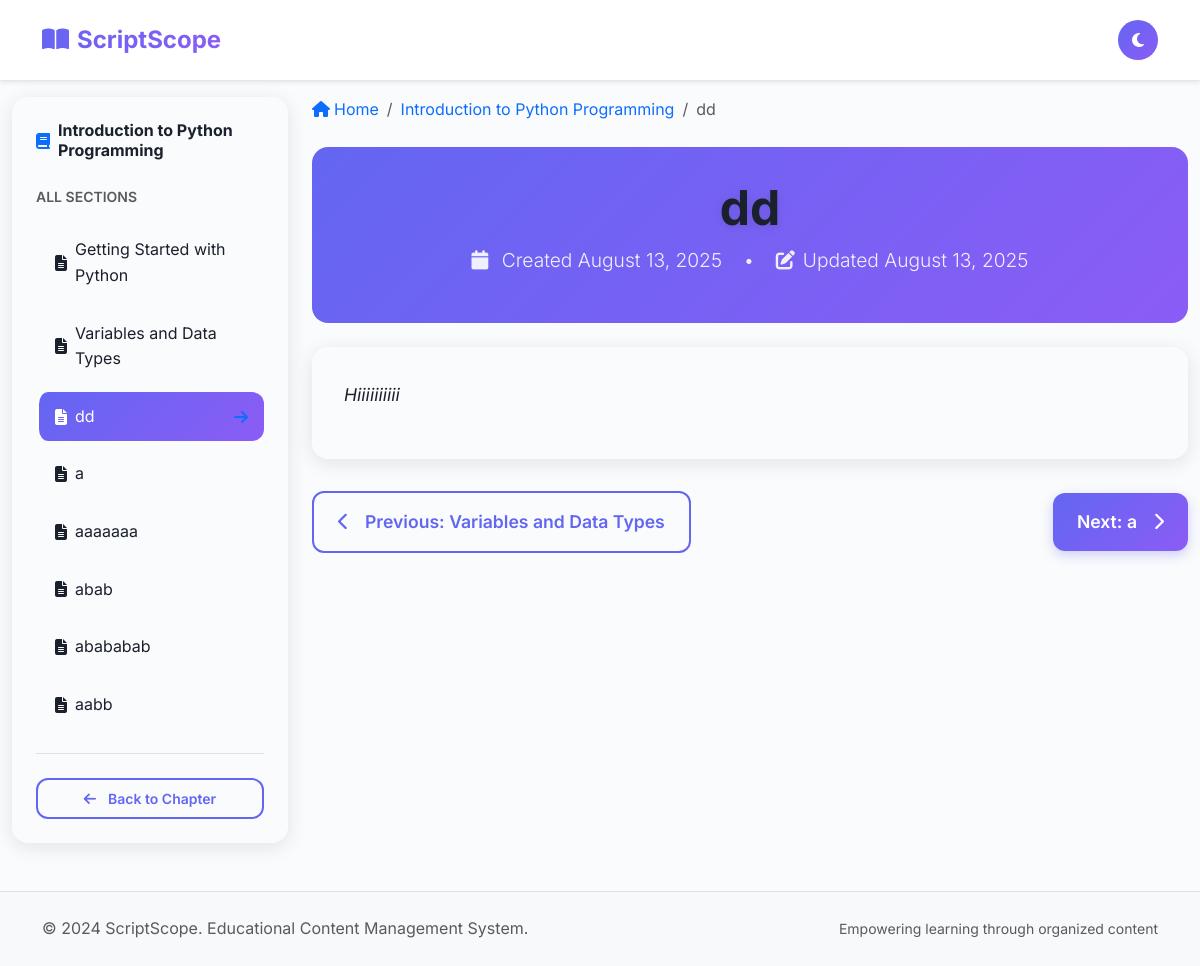
Page /chapter/1/section/12 (signed in) on the committed database.
### backend/models.py (models this page shows)
class Chapter(db.Model):
    id = db.Column(db.Integer, primary_key=True)
    name = db.Column(db.String(200), nullable=False)
    admin_id = db.Column(db.Integer, db.ForeignKey('admin.id'), nullable=False)
    created_at = db.Column(db.DateTime, default=datetime.utcnow)
    sections = db.relationship('Section', backref='chapter', lazy=True, cascade='all, delete-orphan')
    chapter_comments = db.relationship('ChapterComment', backref='chapter', lazy=True, cascade='all, delete-orphan')

class Section(db.Model):
    id = db.Column(db.Integer, primary_key=True)
    name = db.Column(db.String(200), nullable=False)
    content = db.Column(db.Text, nullable=True)
    chapter_id = db.Column(db.Integer, db.ForeignKey('chapter.id'), nullable=False)
    created_at = db.Column(db.DateTime, default=datetime.utcnow)
    updated_at = db.Column(db.DateTime, default=datetime.utcnow, onupdate=datetime.utcnow)
    section_comments = db.relationship('SectionComment', backref='section', lazy=True, cascade='all, delete-orphan')

### backend/routes.py (the view)
@routes_bp.route('/chapter/<int:chapter_id>/section/<int:section_id>')
def section_detail(chapter_id, section_id):
    if 'user_id' not in session and 'admin_id' not in session:
        flash('Please log in to view section details', 'warning')
        return redirect(url_for('routes_bp.login'))
    chapter = Chapter.query.get_or_404(chapter_id)
    section = Section.query.get_or_404(section_id)
    if section.chapter_id != chapter_id:
        flash('Section not found in this chapter', 'error')
        return redirect(url_for('routes_bp.chapter_detail', chapter_id=chapter_id))
    all_sections = Section.query.filter_by(chapter_id=chapter_id).order_by(Section.id).all()
    current_index = next((i for i, s in enumerate(all_sections) if s.id == section_id), None)
    prev_section = all_sections[current_index - 1] if current_index and current_index > 0 else None
    next_section = all_sections[current_index + 1] if current_index is not None and current_index < len(all_sections) - 1 else None
    comments = SectionComment.query.filter_by(section_id=section_id).order_by(SectionComment.created_at.desc()).all()
    return render_template('section_detail.html',
                         chapter=chapter,
                         section=section,
                         all_sections=all_sections,
                         prev_section=prev_section,
                         next_section=next_section,
                         comments=comments)

### frontend/templates/section_detail.html (shortened to what this page needs)
{% extends "user_base.html" %}
{% block content %}
<div class="container-fluid">
    <div class="row">
        <div class="col-lg-3">
            <div class="sidebar slide-in-left">
                <div class="d-flex align-items-center mb-4">
                    <i class="fas fa-book me-2 text-primary"></i>
                    <h6 class="mb-0 fw-bold">{{ chapter.name }}</h6>
                </div>
                <div class="mb-3">
                    <small class="text-muted text-uppercase fw-semibold">All Sections</small>
                </div>
                {% for s in all_sections %}
                <div class="sidebar-item {{ 'active' if s.id == section.id else '' }}"
                     onclick="window.location.href='{{ url_for('routes_bp.section_detail', chapter_id=chapter.id, section_id=s.id) }}'">
                    <div class="d-flex align-items-center">
                        <i class="fas fa-file-alt me-2"></i>
                        <span class="flex-grow-1">{{ s.name }}</span>
                        {% if s.id == section.id %}
                        <i class="fas fa-arrow-right ms-2 text-primary"></i>
                        {% endif %}
                    </div>
                </div>
                {% endfor %}
                <div class="mt-4 pt-4 border-top">
                    <a href="{{ url_for('routes_bp.chapter_detail', chapter_id=chapter.id) }}"
                       class="btn btn-outline-primary btn-sm w-100">
                        <i class="fas fa-arrow-left me-1"></i>Back to Chapter
                    </a>
                </div>
            </div>
        </div>
        <div class="col-lg-9">
            <nav aria-label="breadcrumb" class="mb-4">
                <ol class="breadcrumb">
                    <li class="breadcrumb-item">
                        <a href="{{ url_for('routes_bp.index') }}" class="text-decoration-none">
                            <i class="fas fa-home me-1"></i>Home
                        </a>
                    </li>
                    <li class="breadcrumb-item">
                        <a href="{{ url_for('routes_bp.chapter_detail', chapter_id=chapter.id) }}" class="text-decoration-none">
                            {{ chapter.name }}
                        </a>
                    </li>
                    <li class="breadcrumb-item active">{{ section.name }}</li>
                </ol>
            </nav>
            <div class="hero mb-4" style="padding: 2rem; border-radius: 1rem;">
                <h1 class="display-6 fw-bold mb-2">{{ section.name }}</h1>
                <p class="lead mb-3">
                    <i class="fas fa-calendar me-2"></i>
                    Created {% if section.created_at %}{{ section.created_at.strftime('%B %d, %Y') }}{% else %}N/A{% endif %}
                    {% if section.updated_at and section.updated_at != section.created_at %}
                    <span class="mx-3">•</span>
                    <i class="fas fa-edit me-2"></i>Updated {{ section.updated_at.strftime('%B %d, %Y') }}
                    {% endif %}
                </p>
            </div>
            <div class="section-content fade-in">
                <div class="content-body">
                    {{ section.content|safe }}
                </div>
            </div>
            <div class="section-nav">
                {% if prev_section %}
                <a href="{{ url_for('routes_bp.section_detail', chapter_id=chapter.id, section_id=prev_section.id) }}"
                   class="btn btn-outline-primary">
                    <i class="fas fa-chevron-left me-2"></i>Previous: {{ prev_section.name }}
                </a>
                {% else %}
                <div></div>
                {% endif %}
                {% if next_section %}
                <a href="{{ url_for('routes_bp.section_detail', chapter_id=chapter.id, section_id=next_section.id) }}"
                   class="btn btn-primary">
                    Next: {{ next_section.name }}<i class="fas fa-chevron-right ms-2"></i>
                </a>
                {% endif %}
            </div>
        </div>
    </div>
</div>
{% endblock %}

### frontend/static/css/styles.css (style rules this page uses)
:root { --bg-primary: #fafbfc; --bg-secondary: #f5f6f8; --bg-tertiary: #eef0f3; --bg-card: #ffffff; --bg-elevated: #ffffff; --text-primary: #1a202c; --text-secondary: #4a5568; --text-muted: #718096; --text-light: #a0aec0; --accent-primary: #6366f1; --accent-secondary: #8b5cf6; --accent-tertiary: #06b6d4; --accent-gradient: linear-gradient(135deg, #6366f1 0%, #8b5cf6 100%); --accent-gradient-alt: linear-gradient(135deg, #06b6d4 0%, #3b82f6 100%); --success: #10b981; --success-light: #d1fae5; --warning: #f59e0b; --warning-light: #fef3c7; --error: #ef4444; --error-light: #fee2e2; --info: #3b82f6; --info-light: #dbeafe; --hover-overlay: rgba(99, 102, 241, 0.08); --active-overlay: rgba(99, 102, 241, 0.12); --focus-ring: rgba(99, 102, 241, 0.3); --border: #e2e8f0; --border-light: #f1f5f9; --shadow-sm: rgba(15, 23, 42, 0.08); --shadow: rgba(15, 23, 42, 0.1); --shadow-lg: rgba(15, 23, 42, 0.15); --shadow-hover: rgba(15, 23, 42, 0.2); --navbar-bg: rgba(255, 255, 255, 0.95); --modal-bg: rgba(15, 23, 42, 0.6); --dropdown-bg: #ffffff; --btn-primary-bg: var(--accent-primary); --btn-primary-hover: #4f46e5; --btn-secondary-bg: #f1f5f9; --btn-secondary-hover: #e2e8f0; }
* { box-sizing: border-box; margin: 0; padding: 0; }
body { font-family: 'Inter', -apple-system, BlinkMacSystemFont, 'Segoe UI', Roboto, sans-serif; background: var(--bg-primary); color: var(--text-primary); line-height: 1.6; transition: all 0.3s cubic-bezier(0.4, 0, 0.2, 1); overflow-x: hidden; }
* { transition: color 0.3s ease, background-color 0.3s ease, border-color 0.3s ease; }
h1, h2, h3, h4, h5, h6 { font-weight: 700; margin-bottom: 1rem; color: var(--text-primary); }
h1 { font-size: 2.5rem; }
.btn { font-weight: 600; border-radius: 10px; padding: 0.75rem 1.5rem; border: none; transition: all 0.3s cubic-bezier(0.4, 0, 0.2, 1); text-decoration: none; display: inline-flex; align-items: center; justify-content: center; gap: 0.5rem; position: relative; overflow: hidden; }
.btn::before { content: ''; position: absolute; top: 0; left: -100%; width: 100%; height: 100%; background: linear-gradient(90deg, transparent, rgba(255,255,255,0.2), transparent); transition: left 0.5s; }
.btn-primary { background: var(--btn-primary-bg); color: white; box-shadow: 0 4px 12px rgba(99, 102, 241, 0.3); }
.btn-outline-primary { background: transparent; color: var(--accent-primary); border: 2px solid var(--accent-primary); }
.btn-sm { padding: 0.5rem 1rem; font-size: 0.875rem; }
.fade-in { animation: fadeIn 0.5s ease-in; }
.btn { border-radius: 12px; font-weight: 600; padding: 0.75rem 1.5rem; border: none; cursor: pointer; text-decoration: none; display: inline-flex; align-items: center; gap: 0.5rem; transition: all 0.3s cubic-bezier(0.4, 0, 0.2, 1); position: relative; overflow: hidden; }
.btn-primary { background: var(--accent-gradient); color: white; }
.btn-outline-primary { border: 2px solid var(--accent-primary); color: var(--accent-primary); background: transparent; }
.hero { background: var(--accent-gradient); color: white; padding: 4rem 0; text-align: center; margin-bottom: 3rem; border-radius: 0 0 2rem 2rem; }
.hero h1 { font-size: 3rem; font-weight: 800; margin-bottom: 1rem; text-shadow: 0 2px 10px rgba(0, 0, 0, 0.1); }
.hero p { font-size: 1.2rem; opacity: 0.9; margin-bottom: 2rem; }
.sidebar { background: var(--card-bg); border-radius: 16px; padding: 1.5rem; box-shadow: 0 4px 20px var(--shadow); height: fit-content; position: sticky; top: 100px; }
.sidebar-item { padding: 0.75rem 1rem; margin-bottom: 0.5rem; border-radius: 12px; cursor: pointer; transition: all 0.3s ease; border-left: 3px solid transparent; }
.sidebar-item.active { background: var(--accent-gradient); color: white; border-left-color: white; }
.section-content { background: var(--card-bg); padding: 2rem; border-radius: 16px; box-shadow: 0 4px 20px var(--shadow); line-height: 1.8; font-size: 1.1rem; }
.section-nav { display: flex; justify-content: space-between; align-items: center; margin: 2rem 0; gap: 1rem; }
.section-nav .btn { padding: 1rem 1.5rem; font-size: 1.1rem; }
.fade-in { animation: fadeIn 0.6s ease-out; }
.slide-in-left { animation: slideInLeft 0.6s ease-out; }

### rows in the picture
Chapter: name "Introduction to Python Programming"
Section: name "Getting Started with Python"
Section: name "Variables and Data Types"
Section: name "dd", created_at "August 13, 2025", updated_at "August 13, 2025", content "Hiiiiiiiiii"
Section: name "a"
Section: name "aaaaaaa"
Section: name "abab"
Section: name "abababab"
Section: name "aabb"
